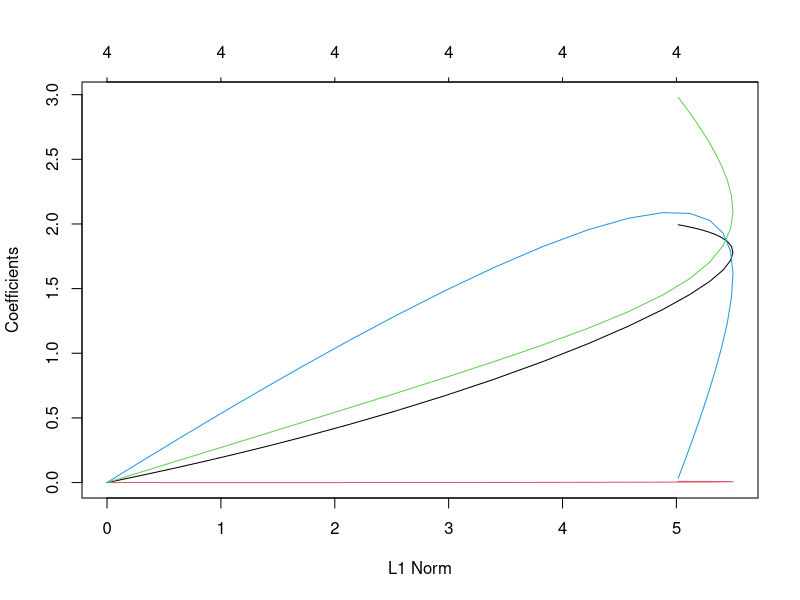
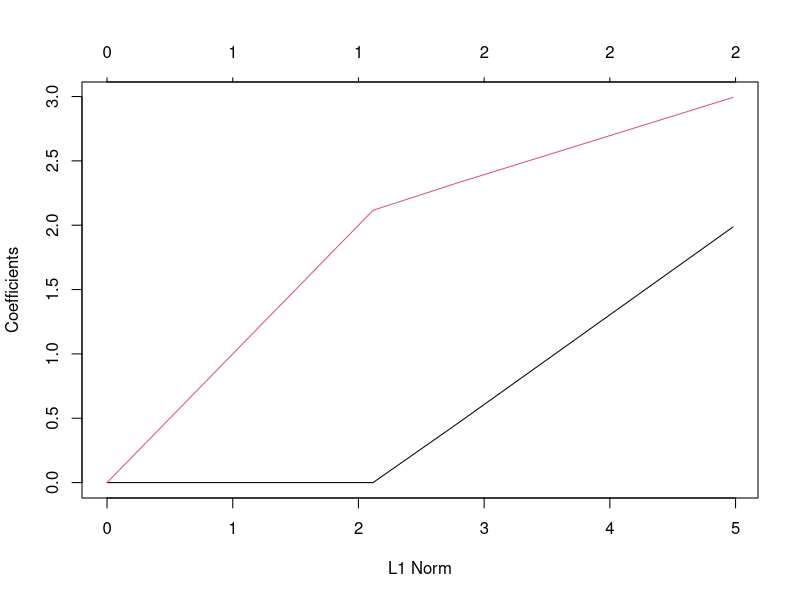
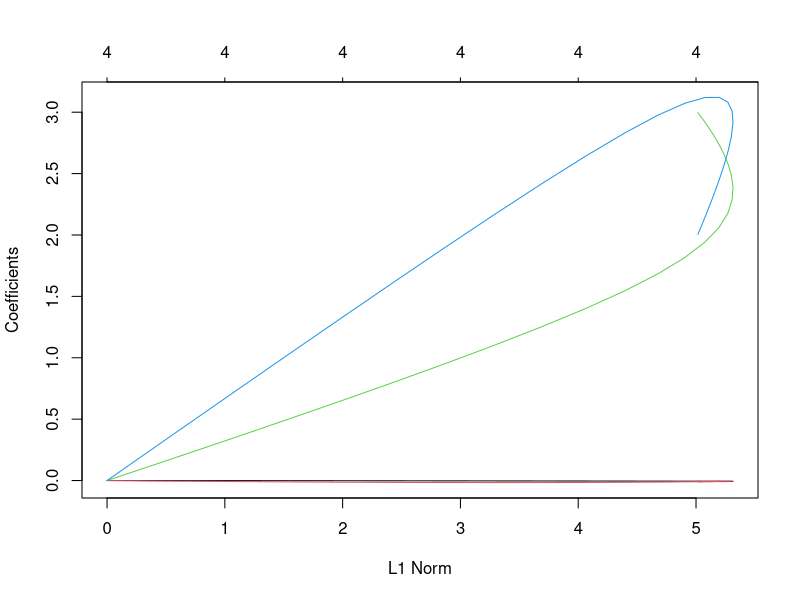
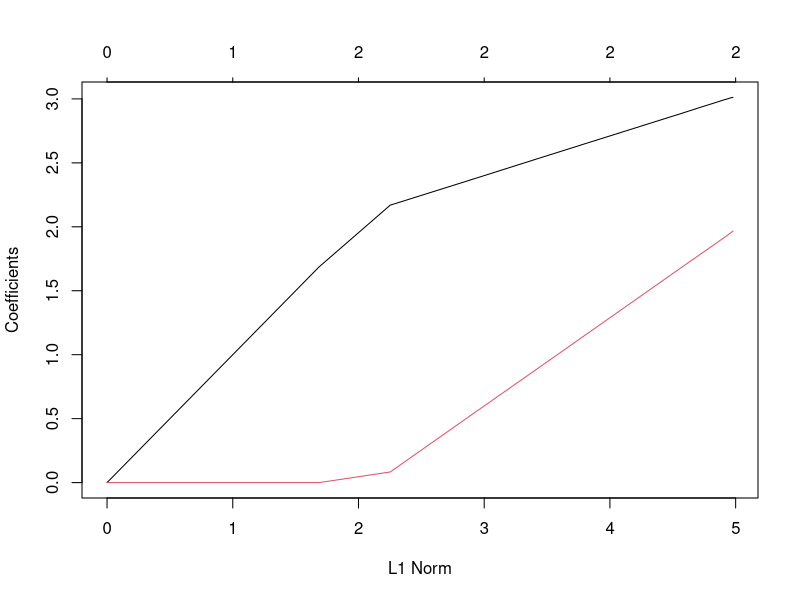

These charts were generated, in order, by the following R code:
# ============== Simulation 1 ================

##
# Here, y is function of two independent variables
##

n <- 10000

v <- rnorm(n, mean = 0, sd = 1)
w <- rnorm(n, mean = 0, sd = 1)
z <- rnorm(n, mean = 0, sd = 1)

x <- 2 * z + rnorm(n, mean = 0, sd = 1)
y <- 3 * x + 2 * v + rnorm(n, mean = 0, sd = 1)

data <- dplyr::bind_cols(y, x, z, v, w)

cor(data)

mod <- lm(y ~ x + z + w + v, data = data)
summary(mod)

grid <- 10^seq(10, -2, length = 100)

predictors <- dplyr::bind_cols(v, w, x, z)

ridge <- glmnet::glmnet(predictors, y, lambda = grid, alpha = 0)
lasso <- glmnet::glmnet(predictors, y, lambda = grid, alpha = 1)

plot(ridge)
plot(lasso)

# ============== Simulation 2 ================

##
# Here, y is function of two x and z, where the latter
# creates a backdoor bias
##

n <- 10000

v <- rnorm(n, mean = 0, sd = 1)
w <- rnorm(n, mean = 0, sd = 1)
z <- rnorm(n, mean = 0, sd = 1)

x <- 2 * z + rnorm(n, mean = 0, sd = 1)
y <- 3 * x + 2 * z + rnorm(n, mean = 0, sd = 1)

data <- dplyr::bind_cols(y, x, z, v, w)

cor(data)

mod <- lm(y ~ x + z + w + v, data = data)
summary(mod)

grid <- 10^seq(10, -2, length = 100)

predictors <- dplyr::bind_cols(v, w, x, z)

ridge <- glmnet::glmnet(predictors, y, lambda = grid, alpha = 0)
lasso <- glmnet::glmnet(predictors, y, lambda = grid, alpha = 1)

plot(ridge)
plot(lasso)
